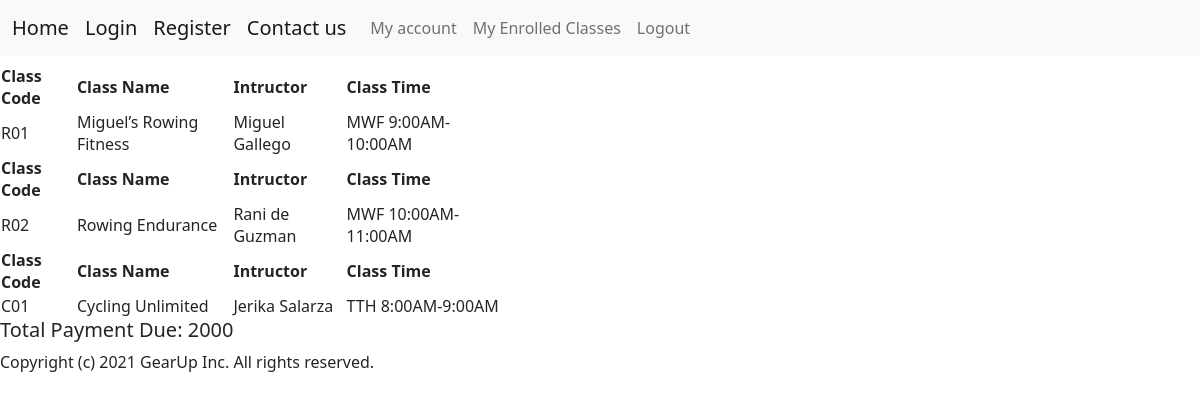
Page /enrolledclasses (signed in) on the committed database.
### app.py (models this page shows)
class Classes(db.Model):
    id = db.Column(db.Integer, primary_key=True)
    class_code = db.Column(db.String(10), unique=True)
    class_category = db.Column(db.String(50))
    class_name = db.Column(db.String(50))
    instructor = db.Column(db.String(50))
    class_time = db.Column(db.String(50))
    price = db.Column(db.Integer)
    slots_available = db.Column(db.Integer)

### app.py (the view)
@app.route("/enrolledclasses", methods=["GET", "POST"])
@login_required
def user_enrolled():
    enrolled_classes = current_user.enrolled
    payment_total = 0
    if not enrolled_classes:
        flash("No Classes Enrolled!")
    else:
        for classs in enrolled_classes:
            payment_total += int(classs.price)
    return render_template("userenrolled.html", enrolled_classes=enrolled_classes, payment_total=payment_total)

### app.py (called while the page is built)
@login_manager.user_loader
def load_user(user_id):
    return Users.query.get(int(user_id))

### templates/userenrolled.html (shortened to what this page needs)
<html>
{% include "header.html" %}
{% block content %}
<table class="center" , style="width:500px">
    {% for class in enrolled_classes %}
    <tr>
        <th>Class Code</th>
        <th>Class Name</th>
        <th>Intructor</th>
        <th>Class Time</th>
    </tr>
    <tr>
        <td>{{ class.class_code }}</td>
        <td>{{ class.class_name }}</td>
        <td>{{ class.instructor }}</td>
        <td>{{ class.class_time }}</td>
    </tr>
    {% endfor %}
</table>
<h5>
    <td>Total Payment Due: {{ payment_total }}
</h5>
{% include "footer.html" %}
{% endblock %}
</html>

### rows in the picture
Classes: class_code "R01", class_name "Miguel’s Rowing Fitness", instructor "Miguel Gallego", class_time "MWF 9:00AM-10:00AM"
Classes: class_code "R02", class_name "Rowing Endurance", instructor "Rani de Guzman", class_time "MWF 10:00AM-11:00AM"
Classes: class_code "C01", class_name "Cycling Unlimited", instructor "Jerika Salarza", class_time "TTH 8:00AM-9:00AM"

### other values in the picture
{{ payment_total }} "2000"
